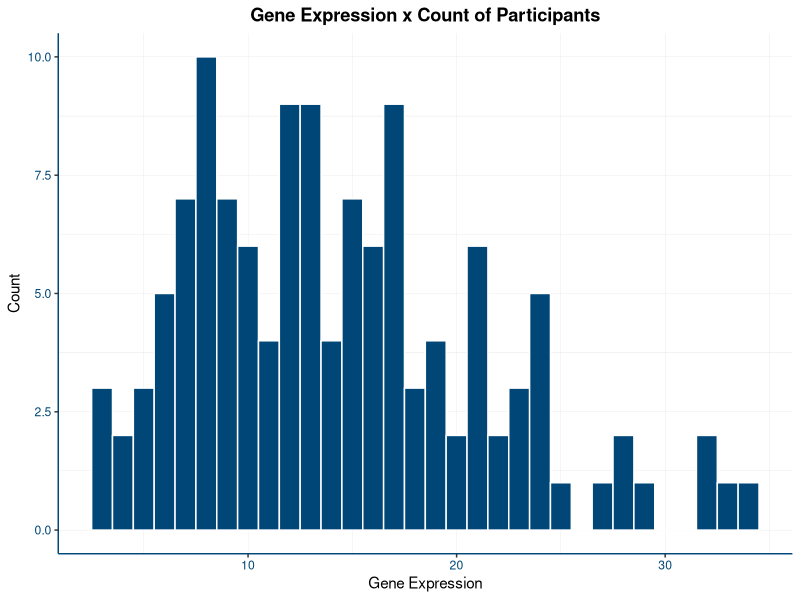
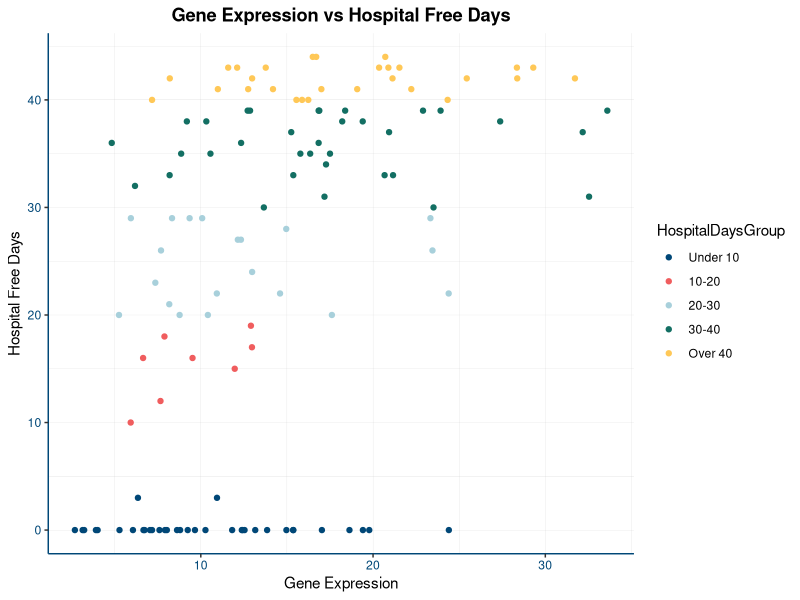
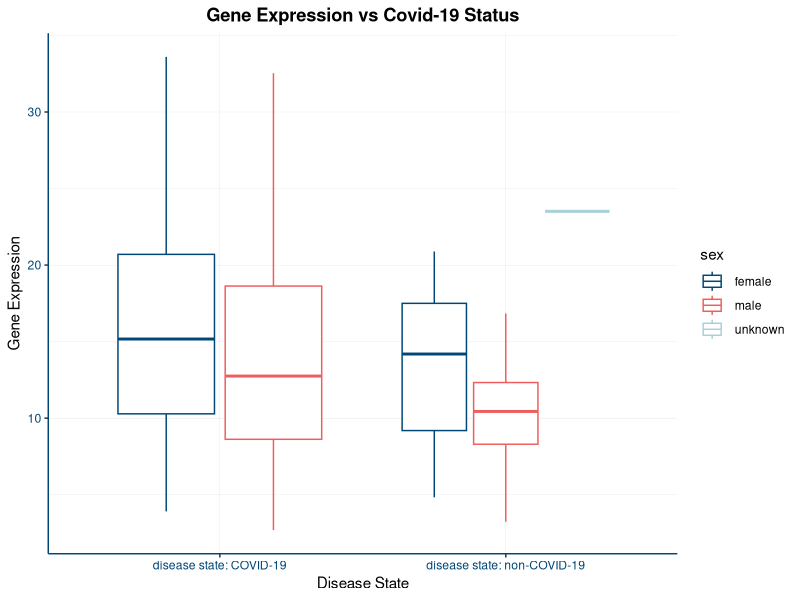

These figures' R source, in order:
## ---- chunk 1
knitr::opts_chunk$set(echo = TRUE)

library(tidyr)
library(tidyverse)
library(ggplot2)
## ---- chunk 2
gene_data <- read.csv("data/QBS103_GSE157103_genes.csv")
meta_data <- read.csv('data/QBS103_GSE157103_series_matrix-1.csv')
## ---- chunk 3
# Select ABCF1 gene
gene <- gene_data[which(gene_data$X=='ABCF1'), ]

# Get all column names except X
column_names <- names(gene)[-1]

#Melt dataframe
#referenced: https://tidyr.tidyverse.org/reference/pivot_longer.html
gene_long <- pivot_longer(gene, cols = all_of(column_names), names_to = "participant_id", values_to = "expression")
## ---- chunk 4
gene_dataset <- inner_join(gene_long, meta_data, by="participant_id")
# referenced: https://datascienceplus.com/merging-datasets-with-tidyverse/


# Check to see if every record in the gene data matched to the metadata table since inner joining
if (nrow(gene_long) == nrow(meta_data)) {
  print('All records matched and none were dropped through the merge')
} else (
  print('missing records')
)
## ---- chunk 5
# Adding custom color category by days in the hospital
gene_dataset$HospitalDaysGroup <- cut(
  gene_dataset$hospital.free_days_post_45_day_followup,
  breaks = c(0, 10, 20, 30, 40, 50),
  labels = c('Under 10', '10-20', '20-30', '30-40', 'Over 40'),
  right = FALSE
)
## ---- chunk 6

#Custom Color Palette
colorPalette <- c('#004777', '#F05D5E', '#A8D0DB', '#136F63', '#FFC857', '#9DD9D2')

myTheme <- theme(
        panel.border = element_blank(), 
        panel.grid.major = element_line(colour="grey", linewidth = rel(.1)),
        panel.grid.minor= element_line(colour="grey", linewidth = rel(.1)),
        #panel.grid.minor = element_blank(),
        # Define my axis
        plot.title = element_text(colour = "black", hjust = .5, face='bold'),
        axis.line = element_line(colour = '#004777', linewidth = rel(1)),
        axis.title.x = element_text(color='black'),
        #axis.title.y = element_text(color='black'),
        axis.text = element_text(color='#004777'),
        # Set plot background
        panel.background = element_blank()
        )


ggplot(gene_dataset, aes(x = expression)) + 
  geom_histogram(binwidth=1, color="white", fill='#004777') + 
  labs(title="Gene Expression x Count of Participants", x = 'Gene Expression',y = 'Count') +
  myTheme
## ---- chunk 7

ggplot(gene_dataset, aes(x = expression, y = hospital.free_days_post_45_day_followup, color = HospitalDaysGroup)) + 
  geom_point() + 
  labs(title="Gene Expression vs Hospital Free Days", x = 'Gene Expression',y = 'Hospital Free Days')+
  scale_color_manual(values = colorPalette)+
  myTheme
## ---- chunk 8
ggplot(gene_dataset, aes(x = disease_status, y = expression, color=sex)) + 
  geom_boxplot() +
  labs(title="Gene Expression vs Covid-19 Status", x = 'Disease State',y = 'Gene Expression')+
  scale_color_manual(values = colorPalette) +
  myTheme
